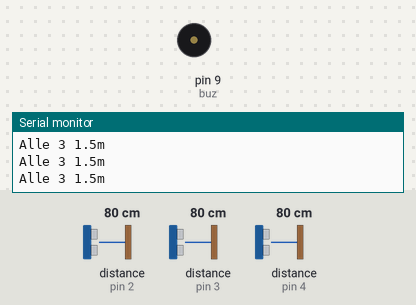
A sketch run on a simulated Arduino Uno, built with avr-gcc and run on an emulated ATmega328P. Parts: buzzer (waves = sounding), the last lines printed to the serial monitor. The inputs (shaded band) are chosen by the test bench; at power-on: distance to the obstacle (sensors on pin 2, pin 3, pin 4) 80 cm. The echo pulse lasts 58.3 µs per cm.

Above: at 1.2 s.
1.3 s: distance to the obstacle (sensor on pin 2) set to 17 cm
At 1.55 s:
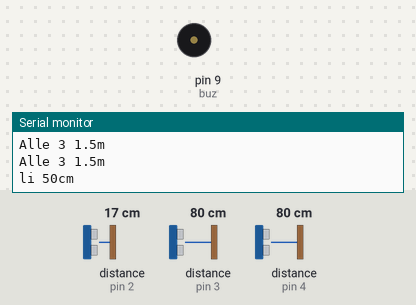
4.3 s: distance to the obstacle (sensor on pin 2) set to 14 cm
At 4.9 s:
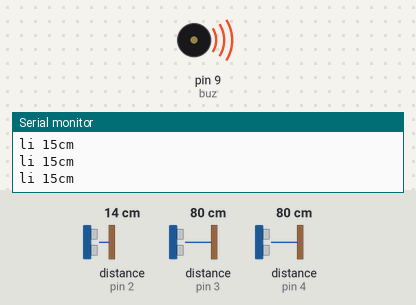
7.3 s: distance to the obstacle (sensor on pin 3) set to 2 cm
At 8.3 s:
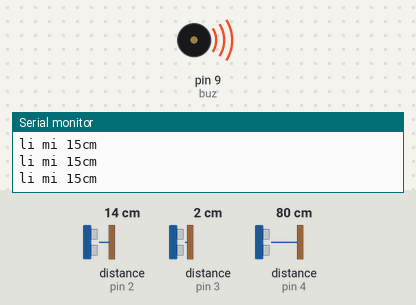
9.2 s: distance to the obstacle (sensor on pin 4) set to 18 cm
10.7 s: distance to the obstacle (sensor on pin 4) set to 13 cm
At 11.3 s:
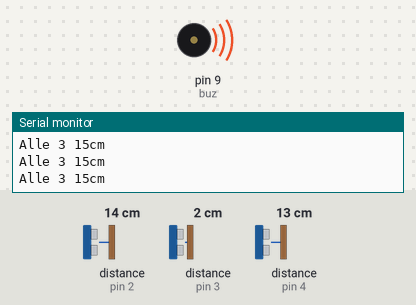
12.6 s: distance to the obstacle (sensor on pin 3) set to 14 cm
15.6 s: distance to the obstacle (sensor on pin 3) set to 17 cm
At 16.7 s:
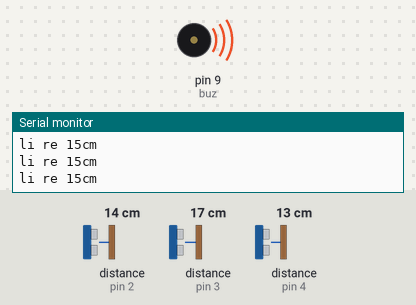
Timing chart, 0 to 18.5 s (numbered marks = the images above; inputs shaded):
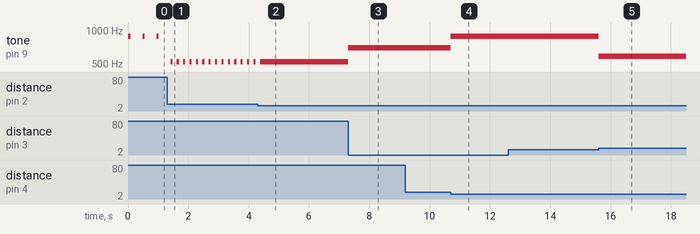

The sketch:

BetterVision.ino
```cpp
#include "pitches.h"

const int ep1 = 2; //Echo Sensor 1 (links)
const int ep2 = 3; //Echo Sensor 2 (mitte)
const int ep3 = 4; //Echo Sensor 3 (rechts)
const int tp1 = 5; //Trigger Sensor 1 (links)
const int tp2 = 6; //Trigger Sensor 2 (mitte)
const int tp3 = 7; //Trigger Sensor 3 (rechts)

const int buz = 9; // Buzzer


//Konstanten für die versch. Frequenztöne, imporiert aus pitches.h
int tonC5 = NOTE_C5;
int tonD5 = NOTE_D5;
int tonE5 = NOTE_E5;
int tonF5 = NOTE_F5;
int tonG5 = NOTE_G5;
int tonA5 = NOTE_A5;
int tonB5 = NOTE_B5;

int tonC4 = NOTE_C4;
int tonD4 = NOTE_D4;
int tonE4 = NOTE_E4;
int tonF4 = NOTE_F4;
int tonG4 = NOTE_G4;
int tonA4 = NOTE_A4;
int tonB4 = NOTE_B4;

double duration1;
double duration2;
double duration3;

//gemessene Entfernung
double di1;
double di2;
double di3;


void setup() {
  pinMode(tp1, OUTPUT);
  pinMode(ep1, INPUT);
  pinMode(tp2, OUTPUT);
  pinMode(ep2, INPUT);
  pinMode(tp3, OUTPUT);
  pinMode(ep3, INPUT);

  Serial.begin(9600);

}

void loop() {
  //Linker US-Sensor misst Distanz und wertet sie aus
  digitalWrite(tp1, LOW);
  delayMicroseconds(2);
  digitalWrite(tp1, HIGH);
  delayMicroseconds(10);
  digitalWrite(tp1, LOW);
  duration1 = pulseIn(ep1, HIGH);
  di1 = duration1 * 0.034 / 2;
  // Dauer zwischen Senden des Signals und dem Empfangen dieses (welches bereits "Beim Objekt war") wird aufgenommen,
  // danach wird dieses in Distanz umgewandelt

  /*Serial.print("di 1: ");
  Serial.println(di1);*/

  //Mittlerer US-Sensor misst Distanz und wertet sie aus
  digitalWrite(tp2, LOW);
  delayMicroseconds(2);
  digitalWrite(tp2, HIGH);
  delayMicroseconds(10);
  digitalWrite(tp2, LOW);
  duration2 = pulseIn(ep2, HIGH);
  di2 = duration2 * 0.034 / 2;
  /*Serial.print("di 2: ");
  Serial.println(di2);*/


  //Rechter US-Sensor misst Distanz und wertet sie aus
  digitalWrite(tp3, LOW);
  delayMicroseconds(2);
  digitalWrite(tp3, HIGH);
  delayMicroseconds(10);
  digitalWrite(tp3, LOW);
  duration3 = pulseIn(ep3, HIGH);
  di3 = duration3 * 0.034 / 2;
  /*Serial.print("di 3: ");
  Serial.println(di3);*/


  /*
  Abfolge:
  Alle Drei
  Links-Rechts
  Mitte-Rechts
  Links-Mitte
  Links
  Mitte
  Rechts
  (Zuerst auf 15 cm geprüft, dann auf 50, dann auf 150 cm)*/

  if (di1 <= 15 && di2 <= 15 && di3 <= 15) {
	tone(buz, tonA5, 70); //Tonausgabe
  Serial.print("Alle 3 15cm \n");
  }
  else if (di1 <= 15 && di3 <= 15){
    tone(buz, tonD5, 70); //Tonausgabe
    Serial.print("li re 15cm \n");
  }
  else if (di2 <= 15 && di3 <= 15){
    tone(buz, tonE5, 70); //Tonausgabe
    Serial.print("mi re 15cm \n");
  }
  else if (di1 <= 15 && di2 <= 15){
    tone(buz, tonF5, 70); //Tonausgabe
    Serial.print("li mi 15cm \n");
  }
  else if (di1 <= 15){
    tone(buz, tonC5, 70); //Tonausgabe
    Serial.print("li 15cm \n");
  }
  else if (di2 <= 15){
    tone(buz, tonG5, 70); //Tonausgabe
    Serial.print("mi 15cm \n");
  }
  else if (di3 <= 15){
    tone(buz, tonB5, 70); //Tonausgabe
    Serial.print("re 15cm \n");
  }
  else if (di1 <= 50 && di2 <= 50 && di3 <= 50) {
	tone(buz, tonA5, 70); //Tonausgabe
  Serial.print("Alle 3 50 cm \n");
  delay(200);
  }
  else if (di1 <= 50 && di3 <= 50){
    tone(buz, tonD5, 70); //Tonausgabe
    Serial.print("li re 50 cm \n");
    delay(200);
  }
  else if (di2 <= 50 && di3 <= 50){
    tone(buz, tonE5, 70); //Tonausgabe
    Serial.print("mi re 50cm \n");
    delay(200);
  }
  else if (di1 <= 50 && di2 <= 50){
    tone(buz, tonF5, 70); //Tonausgabe
    Serial.print("li mi 50cm \n");
    delay(200);
  }
  else if (di1 <= 50){
    tone(buz, tonC5, 70); //Tonausgabe
    Serial.print("li 50cm \n");
    delay(200);
  }
  else if (di2 <= 50){
    tone(buz, tonG5, 70); //Tonausgabe
    Serial.print("mi 50cm \n");
    delay(200);
  }
  else if (di3 <= 50){
    tone(buz, tonB5, 70); //Tonausgabe
    Serial.print("re 50cm \n");
    delay(200);
  }
  else if (di1 <=150 && di2 <= 150 && di3 <= 150) {
    tone(buz, tonA5, 70); //Tonausgabe
    Serial.print("Alle 3 1.5m \n");
    delay(450);
  }
  else if (di1 <= 150 && di3 <= 150){
    tone(buz, tonD5, 70); //Tonausgabe
    Serial.print("li re 1.5m \n");
    delay(450);
  }
  else if (di2 <= 150 && di3 <= 150){
    tone(buz, tonE5, 70); //Tonausgabe
    Serial.print("mi re 1.5m \n");
    delay(450);
  }
  else if (di1 <= 150 && di2 <= 150){
    tone(buz, tonF5, 70); //Tonausgabe
    Serial.print("li mi 1.5m \n");
    delay(450);
  }
  else if (di1 <= 150){
    tone(buz, tonC5, 70); //Tonausgabe
    Serial.print("li 1.5m \n");
    delay(450);
  }
  else if (di2 <= 150){
    tone(buz, tonG5, 70); //Tonausgabe
    Serial.print("mi 1.5m \n");
    delay(450);
  }
  else if (di3 <= 150){
    tone(buz, tonB5, 70); //Tonausgabe
    Serial.print("re 1m \n");
    delay(450);
  }
  else {
  }
}
```

pitches.h
```cpp
#define NOTE_B0  31
#define NOTE_C1  33
#define NOTE_CS1 35
#define NOTE_D1  37
#define NOTE_DS1 39
#define NOTE_E1  41
#define NOTE_F1  44
#define NOTE_FS1 46
#define NOTE_G1  49
#define NOTE_GS1 52
#define NOTE_A1  55
#define NOTE_AS1 58
#define NOTE_B1  62
#define NOTE_C2  65
#define NOTE_CS2 69
#define NOTE_D2  73
#define NOTE_DS2 78
#define NOTE_E2  82
#define NOTE_F2  87
#define NOTE_FS2 93
#define NOTE_G2  98
#define NOTE_GS2 104
#define NOTE_A2  110
#define NOTE_AS2 117
#define NOTE_B2  123
#define NOTE_C3  131
#define NOTE_CS3 139
#define NOTE_D3  147
#define NOTE_DS3 156
#define NOTE_E3  165
#define NOTE_F3  175
#define NOTE_FS3 185
#define NOTE_G3  196
#define NOTE_GS3 208
#define NOTE_A3  220
#define NOTE_AS3 233
#define NOTE_B3  247
#define NOTE_C4  262
#define NOTE_CS4 277
#define NOTE_D4  294
#define NOTE_DS4 311
#define NOTE_E4  330
#define NOTE_F4  349
#define NOTE_FS4 370
#define NOTE_G4  392
#define NOTE_GS4 415
#define NOTE_A4  440
#define NOTE_AS4 466
#define NOTE_B4  494
#define NOTE_C5  523
#define NOTE_CS5 554
#define NOTE_D5  587
#define NOTE_DS5 622
#define NOTE_E5  659
#define NOTE_F5  698
#define NOTE_FS5 740
#define NOTE_G5  784
#define NOTE_GS5 831
#define NOTE_A5  880
#define NOTE_AS5 932
#define NOTE_B5  988
#define NOTE_C6  1047
#define NOTE_CS6 1109
#define NOTE_D6  1175
#define NOTE_DS6 1245
#define NOTE_E6  1319
#define NOTE_F6  1397
#define NOTE_FS6 1480
#define NOTE_G6  1568
#define NOTE_GS6 1661
#define NOTE_A6  1760
#define NOTE_AS6 1865
#define NOTE_B6  1976
#define NOTE_C7  2093
#define NOTE_CS7 2217
#define NOTE_D7  2349
#define NOTE_DS7 2489
#define NOTE_E7  2637
#define NOTE_F7  2794
#define NOTE_FS7 2960
#define NOTE_G7  3136
#define NOTE_GS7 3322
#define NOTE_A7  3520
#define NOTE_AS7 3729
#define NOTE_B7  3951
#define NOTE_C8  4186
#define NOTE_CS8 4435
#define NOTE_D8  4699
#define NOTE_DS8 4978
```

Measured:
- the behaviour switches between 16 and 15 cm on distance to the obstacle (sensor on pin 2) (found by bisection; images 1 and 2)
- after the input at 1.3 s, tone on pin 9 (buz): alternates 523 Hz for 0.07 s and silent for 0.14 s, starting after 0.11 s
- after the input at 4.3 s, tone on pin 9 (buz): goes on until 4.4 s, then stays 523 Hz
- after the input at 7.3 s, tone on pin 9 (buz): 523 Hz → 698 Hz at once
- after the input at 10.7 s, tone on pin 9 (buz): 698 Hz → 880 Hz at once
- after the input at 15.6 s, tone on pin 9 (buz): 880 Hz → 587 Hz at once
- by itself, tone on pin 9 (buz): alternates 880 Hz for 0.07 s and silent for 0.40 s
